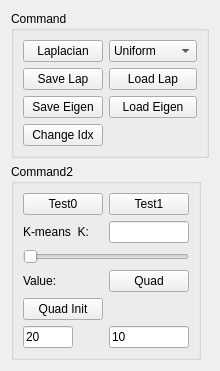
       <widget class="QWidget" name="tabIsoLine">
        <property name="sizePolicy">
         <sizepolicy hsizetype="Minimum" vsizetype="Preferred">
          <horstretch>0</horstretch>
          <verstretch>0</verstretch>
         </sizepolicy>
        </property>
        <attribute name="title">
         <string>IsoLine</string>
        </attribute>
        <layout class="QFormLayout" name="formLayout_3">
         <property name="fieldGrowthPolicy">
          <enum>QFormLayout::AllNonFixedFieldsGrow</enum>
         </property>
         <item row="0" column="0">
          <widget class="QGroupBox" name="groupBox">
           <property name="sizePolicy">
            <sizepolicy hsizetype="Preferred" vsizetype="Preferred">
             <horstretch>0</horstretch>
             <verstretch>0</verstretch>
            </sizepolicy>
           </property>
           <property name="title">
            <string>Command</string>
           </property>
           <layout class="QFormLayout" name="formLayout_4">
            <item row="0" column="0">
             <widget class="QPushButton" name="pnCompLP">
              <property name="text">
               <string>Laplacian</string>
              </property>
             </widget>
            </item>
            <item row="0" column="1">
             <widget class="QComboBox" name="cobLaplacianType">
              <property name="sizePolicy">
               <sizepolicy hsizetype="Preferred" vsizetype="Fixed">
                <horstretch>0</horstretch>
                <verstretch>0</verstretch>
               </sizepolicy>
              </property>
              <item>
               <property name="text">
                <string>Uniform</string>
               </property>
              </item>
              <item>
               <property name="text">
                <string>Cotangent</string>
               </property>
              </item>
             </widget>
            </item>
            <item row="1" column="0">
             <widget class="QPushButton" name="pnSaveLP">
              <property name="text">
               <string>Save Lap</string>
              </property>
             </widget>
            </item>
            <item row="1" column="1">
             <widget class="QPushButton" name="pnLoadLP">
              <property name="text">
               <string>Load Lap</string>
              </property>
             </widget>
            </item>
            <item row="2" column="0">
             <widget class="QPushButton" name="pnSaveEigen">
              <property name="text">
               <string>Save Eigen</string>
              </property>
             </widget>
            </item>
            <item row="2" column="1">
             <widget class="QPushButton" name="pnLoadEigen">
              <property name="text">
               <string>Load Eigen</string>
              </property>
             </widget>
            </item>
            <item row="3" column="0">
             <widget class="QPushButton" name="pnChangeIdx">
              <property name="text">
               <string>Change Idx</string>
              </property>
             </widget>
            </item>
           </layout>
          </widget>
         </item>
         <item row="1" column="0">
          <widget class="QGroupBox" name="groupBox_2">
           <property name="title">
            <string>Command2</string>
           </property>
           <layout class="QFormLayout" name="formLayout_2">
            <property name="fieldGrowthPolicy">
             <enum>QFormLayout::AllNonFixedFieldsGrow</enum>
            </property>
            <item row="1" column="0">
             <widget class="QLabel" name="label">
              <property name="text">
               <string>K-means  K:</string>
              </property>
             </widget>
            </item>
            <item row="1" column="1">
             <widget class="QLineEdit" name="leKmeansK">
              <property name="sizePolicy">
               <sizepolicy hsizetype="Ignored" vsizetype="Fixed">
                <horstretch>0</horstretch>
                <verstretch>0</verstretch>
               </sizepolicy>
              </property>
             </widget>
            </item>
            <item row="2" column="0" colspan="2">
             <widget class="QSlider" name="hSliderValue">
              <property name="sizePolicy">
               <sizepolicy hsizetype="Preferred" vsizetype="Fixed">
                <horstretch>0</horstretch>
                <verstretch>0</verstretch>
               </sizepolicy>
              </property>
              <property name="maximum">
               <number>1000</number>
              </property>
              <property name="orientation">
               <enum>Qt::Horizontal</enum>
              </property>
             </widget>
            </item>
            <item row="3" column="0">
             <widget class="QLabel" name="labelValue">
              <property name="text">
               <string>Value: </string>
              </property>
             </widget>
            </item>
            <item row="3" column="1">
             <widget class="QPushButton" name="pnQuad">
              <property name="sizePolicy">
               <sizepolicy hsizetype="Preferred" vsizetype="Fixed">
                <horstretch>0</horstretch>
                <verstretch>0</verstretch>
               </sizepolicy>
              </property>
              <property name="text">
               <string>Quad</string>
              </property>
             </widget>
            </item>
            <item row="4" column="0">
             <widget class="QPushButton" name="pnQuadInit">
              <property name="text">
               <string>Quad Init</string>
              </property>
             </widget>
            </item>
            <item row="5" column="0">
             <widget class="QLineEdit" name="leFaceScale">
              <property name="sizePolicy">
               <sizepolicy hsizetype="Ignored" vsizetype="Fixed">
                <horstretch>0</horstretch>
                <verstretch>0</verstretch>
               </sizepolicy>
              </property>
              <property name="minimumSize">
               <size>
                <width>50</width>
                <height>0</height>
               </size>
              </property>
              <property name="toolTip">
               <string>Face Scale</string>
              </property>
              <property name="text">
               <string>20</string>
              </property>
             </widget>
            </item>
            <item row="5" column="1">
             <widget class="QLineEdit" name="leLambda">
              <property name="sizePolicy">
               <sizepolicy hsizetype="Ignored" vsizetype="Fixed">
                <horstretch>0</horstretch>
                <verstretch>0</verstretch>
               </sizepolicy>
              </property>
              <property name="toolTip">
               <string>Lambda</string>
              </property>
              <property name="text">
               <string>10</string>
              </property>
             </widget>
            </item>
            <item row="0" column="1">
             <widget class="QPushButton" name="pnTest1">
              <property name="sizePolicy">
               <sizepolicy hsizetype="Preferred" vsizetype="Fixed">
                <horstretch>0</horstretch>
                <verstretch>0</verstretch>
               </sizepolicy>
              </property>
              <property name="text">
               <string>Test1</string>
              </property>
             </widget>
            </item>
            <item row="0" column="0">
             <widget class="QPushButton" name="pnTest0">
              <property name="text">
               <string>Test0</string>
              </property>
             </widget>
            </item>
           </layout>
          </widget>
         </item>
        </layout>
       </widget>
